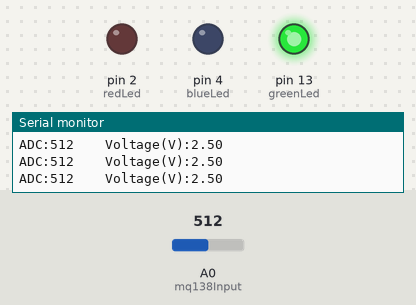
Bench run of a sketch on a simulated Arduino Uno, built with avr-gcc and run on an emulated ATmega328P. Shown: output pins drawn as LEDs (lit = HIGH), the last lines printed to the serial monitor. Inputs (shaded band) come from the test bench; at power-on: A0 (mq138Input) = 512.

Above: at 1.2 s.
1.3 s: A0 (mq138Input) set to 222
At 4.0 s:
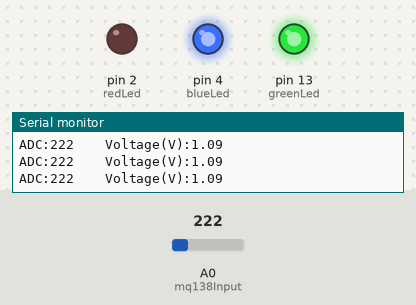
4.3 s: A0 (mq138Input) set to 195
At 7.0 s:
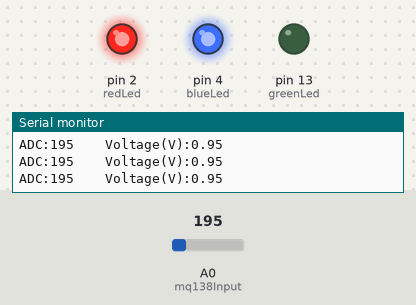
7.3 s: A0 (mq138Input) set to 122
At 8.7 s:
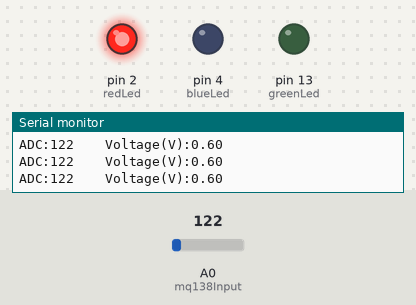
10.3 s: A0 (mq138Input) set to 106
At 12.4 s:
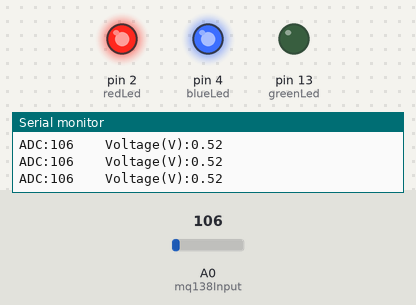
Timing chart, 0 to 13.9 s (numbered marks = the images above; inputs shaded):
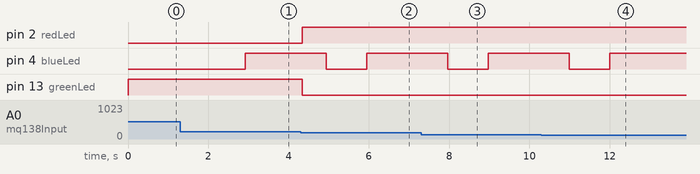

Measured:
- the behaviour switches between 205 and 204 on A0 (mq138Input) (found by bisection; images 1 and 2)
- the behaviour switches between 118 and 117 on A0 (mq138Input) (found by bisection; images 3 and 4)
- after the input at 1.3 s, pin 4 (blueLed): LOW → HIGH after 1.6 s instead of 0.62 s
- after the input at 4.3 s, pin 2 (redLed): LOW → HIGH at once; pin 4 (blueLed): HIGH → LOW after 0.64 s, → HIGH 1.0 s later; pin 13 (greenLed): HIGH → LOW at once
- after the input at 7.3 s, pin 4 (blueLed): HIGH → LOW after 0.67 s, → HIGH 1.0 s later
- after the input at 10.3 s, pin 4 (blueLed): HIGH → LOW after 0.69 s, → HIGH 1.0 s later

The sketch:

MQ138Sensor.ino
```cpp
// MQ-138 e-Nose System //

// For reliable measurements, it is necessary to stabilize the sensor for 2 hours //
// To do this, the system should be connected to the power supply socket while the sensor is cured for this period of time without exposure to the sample //

// Analog pin A0 has a MQ-138 sensor connected to it:

int mq138Input = A0;

// Digital pins 2, 4 and 13 have LEDs connected to them:

int redLed = 2;
int greenLed = 13;
int blueLed = 4;

// Declare variables for stability measurement of the MQ-138 sensor:

int delta = 0;
int oldValues = 0;
int steps = 0;

// Set on the specified pin whether it should behave as an input or an output:

void setup() {

 Serial.begin(9600); // Initialize serial communication at 9600 bits per second
 pinMode(mq138Input, INPUT); // Make the MQ-138's pin an input
 pinMode(redLed, OUTPUT);// Make the red LED's pin an output
 pinMode(blueLed, OUTPUT);// Make the blue LED's pin an output
 pinMode(greenLed, OUTPUT); // Make the green LED's pin an output

}

// The loop routine that runs on and on:

void loop() {

//Analog output reading:

 int mq138Status = analogRead(mq138Input); // Read the analog output of the MQ-138 sensor
 float voltage = mq138Status * (5.0 / 1023.0); // Convert the readout to a voltage value: Arduino UNO has analog inputs with 10-bit resolution (values from 0 to 1023)

// Set the stability conditions for the measurement of the MQ-138 sensor (evaluated on the ADC reading):

 steps = (steps + 1) % 10;

 if (steps == 0) {
 delta = mq138Status - oldValues;
 if (delta < 0) {
 delta = -1 * delta;
 }

 oldValues = mq138Status;

 if (delta < 5) {
 digitalWrite(blueLed, HIGH);
 } else {
 digitalWrite(blueLed, LOW);
 }
 }

 // Set the gas detection conditions:

 if (voltage > 1) { // The voltage of the MQ-138 sensor is stable at ~ 0.5 V
 digitalWrite(redLed, LOW);
 digitalWrite(greenLed, HIGH);
 } else {
 digitalWrite(redLed, HIGH);
 digitalWrite(greenLed, LOW);
 }

 // Print the MQ-138 sensor response:

 Serial.print("ADC:");
 Serial.print(mq138Status);
 Serial.print("    Voltage(V):");
 Serial.println(voltage);
 delay(100); // Delay in between reads
}
```
